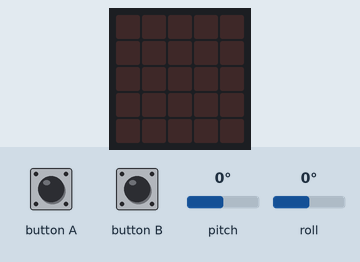
Simulated run of this program. Board: BBC micro:bit (MakeCode). On the bench: the board's 5×5 LED display. Inputs (shaded band) come from the test bench; at power-on: pitch 0°, roll 0°.

Above: at 1.2 s.
1.3 s: button A pressed for 0.15 s
At 2.6 s:
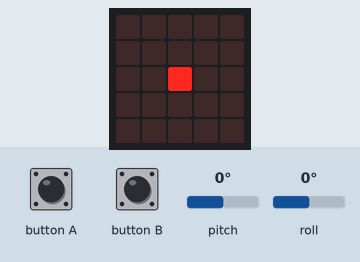
2.9 s: pitch set to -172°
At 4.1 s:
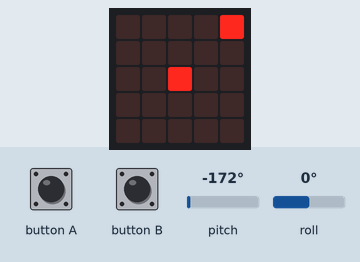
4.4 s: roll set to -172°
At 5.6 s:
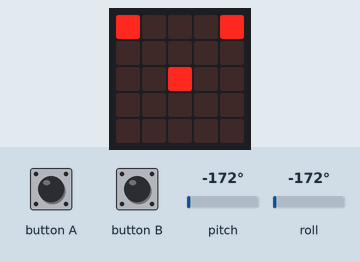
5.9 s: pitch set to 0°
At 6.2 s:
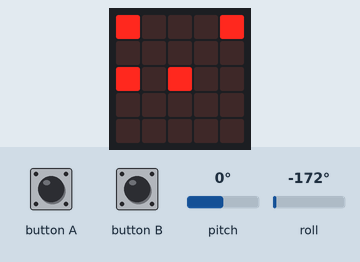
7.4 s: roll set to 90°
At 8.6 s:
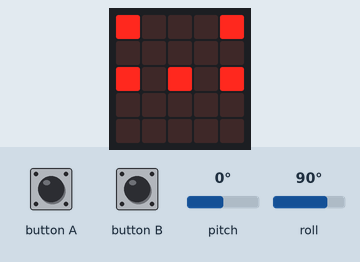
8.9 s: pitch set to 90°
At 10.2 s:
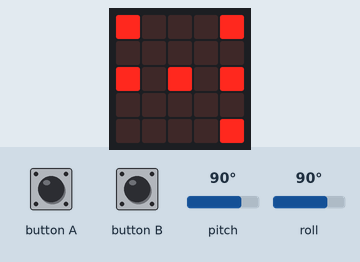
Timing chart, 0 to 11.4 s (numbered marks = the images above; inputs shaded):
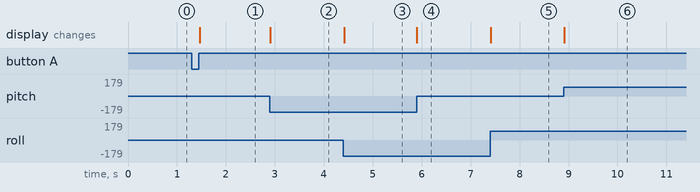

The program:

main.ts
```typescript
let x = 2
let y = 2
let drawing = false // Изначально рисование выключено

basic.forever(function () {
    // Получаем угол наклона вперед/назад (тангаж) и влево/вправо (крен)
    let pitch = input.rotation(Rotation.Pitch); // Тангаж
    let roll = input.rotation(Rotation.Roll);  // Крен

    // Переводим углы в координаты матрицы
    let row = Math.map(pitch, -90, 90, 0, 4); // Тангаж определяет строку
    let column = Math.map(roll, -90, 90, 0, 4); // Крен определяет столбец

    // Ограничиваем значения в пределах матрицы 5x5
    row = Math.clamp(0, 4, Math.round(row));
    column = Math.clamp(0, 4, Math.round(column));

    // Если рисование включено, рисуем точку
    if (drawing) {
        led.plot(column, row);
    }
})

// Управление рисованием с помощью кнопок A и B
input.onButtonPressed(Button.A, function () {
    drawing = true // Включаем рисование
})

input.onButtonPressed(Button.B, function () {
    drawing = false // Выключаем рисование
})
```

test.ts
```typescript
// здесь помещаются тесты; они не будут скомпилированы, пока пакет используется в качестве расширения.
```

Measured:
- after the input at 1.3 s, the display: changes after 0.16 s (image 1)
- after the input at 2.9 s, the display: changes at once (image 2)
- after the input at 4.4 s, the display: changes at once (image 3)
- after the input at 5.9 s, the display: changes at once (image 4)
- after the input at 7.4 s, the display: changes at once (image 5)
- after the input at 8.9 s, the display: changes at once (image 6)
